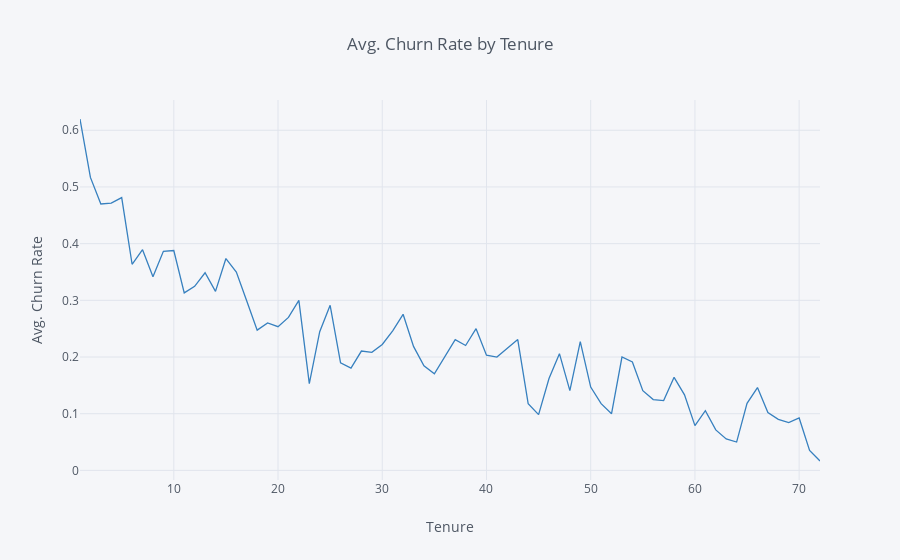

This figure's notebook cell:
### Markdown cell above
# Interactive Line Charts

In addition to histograms and bar charts, another very useful interactive visualization is the line chart. Interactive line charts allow us to not only visualize how a variable changes, but it can also let us hover over and find out the exact values even when there are a lot of points across the x axis.

In the example below, we are creating calculating the average churn rate by tenure and then creating a basic single line chart that shows the overall decrease in churn rate as tenure increases. Note that all we had to do was pass "line" to the kind argument and then the appropriate fields, titles, and colors to their respective arguments.

### Code cell
data = df.groupby('tenure', as_index=False).agg({'ChurnBinary':'mean'})

data.iplot(kind='line', x='tenure', xTitle='Tenure', color='blue',
           yTitle='Avg. Churn Rate', title='Avg. Churn Rate by Tenure')

### Figure 1 — Plotly figure (JSON) as saved in the notebook; plotly's stock layout.template omitted (floating-point values rounded to 4 significant figures)
{"data": [{"line": {"color": "rgba(55, 128, 191, 1.0)", "dash": "solid", "shape": "linear", "width": 1.3}, "mode": "lines", "name": "ChurnBinary", "text": "", "type": "scatter", "uid": "9a4b7295-9b7d-4683-89c8-889060498e84", "x": [1, 2, 3, 4, 5, 6, 7, 8, 9, 10, 11, 12, 13, 14, 15, 16, 17, 18, 19, 20, 21, 22, 23, 24, 25, 26, 27, 28, 29, 30, 31, 32, 33, 34, 35, 36, 37, 38, 39, 40, 41, 42, 43, 44, 45, 46, 47, 48, 49, 50, 51, 52, 53, 54, 55, 56, 57, 58, 59, 60, 61, 62, 63, 64, 65, 66, 67, 68, 69, 70, 71, 72], "y": [0.6199, 0.5168, 0.47, 0.4716, 0.4812, 0.3636, 0.3893, 0.3415, 0.3866, 0.3879, 0.3131, 0.3248, 0.3486, 0.3158, 0.3737, 0.35, 0.2989, 0.2474, 0.2603, 0.2535, 0.2698, 0.3, 0.1529, 0.2447, 0.2911, 0.1899, 0.1806, 0.2105, 0.2083, 0.2222, 0.2462, 0.2754, 0.2188, 0.1846, 0.1705, 0.2, 0.2308, 0.2203, 0.25, 0.2031, 0.2, 0.2154, 0.2308, 0.1176, 0.09836, 0.1622, 0.2059, 0.1406, 0.2273, 0.1471, 0.1176, 0.1, 0.2, 0.1912, 0.1406, 0.125, 0.1231, 0.1642, 0.1333, 0.07895, 0.1053, 0.07143, 0.05556, 0.05, 0.1184, 0.1461, 0.102, 0.09, 0.08421, 0.09244, 0.03529, 0.01657]}], "layout": {"legend": {"bgcolor": "#F5F6F9", "font": {"color": "#4D5663"}}, "paper_bgcolor": "#F5F6F9", "plot_bgcolor": "#F5F6F9", "title": {"font": {"color": "#4D5663"}, "text": "Avg. Churn Rate by Tenure"}, "xaxis": {"gridcolor": "#E1E5ED", "showgrid": true, "tickfont": {"color": "#4D5663"}, "title": {"font": {"color": "#4D5663"}, "text": "Tenure"}, "zerolinecolor": "#E1E5ED"}, "yaxis": {"gridcolor": "#E1E5ED", "showgrid": true, "tickfont": {"color": "#4D5663"}, "title": {"font": {"color": "#4D5663"}, "text": "Avg. Churn Rate"}, "zerolinecolor": "#E1E5ED"}}}
